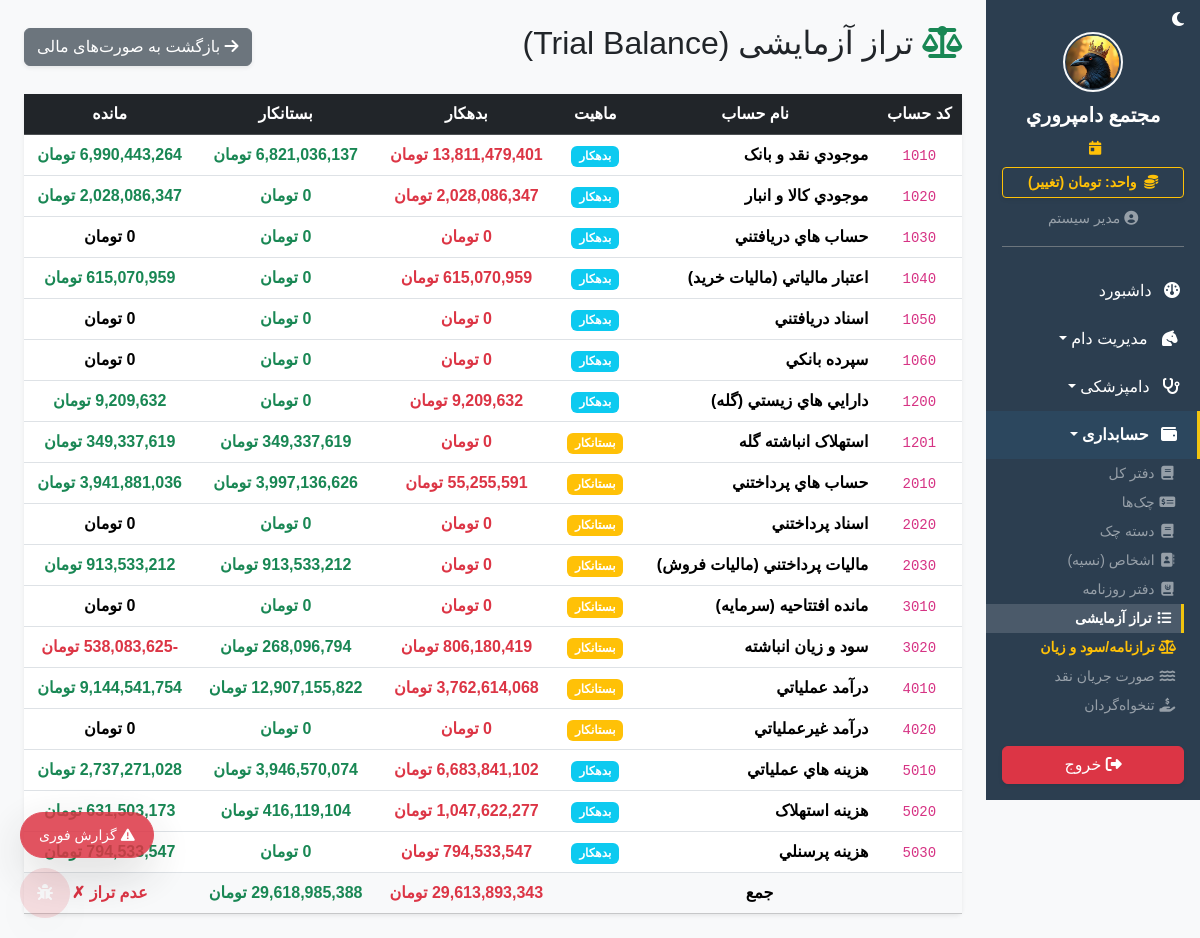
/finance/trial_balance (signed in), run on the app's committed database.
### app/models.py (models this page shows)
class SystemSetting(db.Model):
    id = db.Column(db.Integer, primary_key=True)
    key = db.Column(db.String(50), unique=True, nullable=False)
    value = db.Column(db.String(255), nullable=False)
    description = db.Column(db.String(255), nullable=True)

class User(UserMixin, db.Model):
    id = db.Column(db.Integer, primary_key=True)
    username = db.Column(db.String(50), unique=True, nullable=False)
    password_hash = db.Column(db.String(255), nullable=False)
    name = db.Column(db.String(100), nullable=False)
    role = db.Column(db.String(20), default='کارگر') # مدیر، دامپزشک، حسابدار، کارگر
    can_view_livestock = db.Column(db.Boolean, default=False)
    can_view_finance = db.Column(db.Boolean, default=False)
    can_view_inventory = db.Column(db.Boolean, default=False)
    can_view_hr = db.Column(db.Boolean, default=False)
    can_view_reports = db.Column(db.Boolean, default=False)
    can_view_settings = db.Column(db.Boolean, default=False)

class Account(db.Model):
    id = db.Column(db.Integer, primary_key=True)
    code = db.Column(db.String(20), unique=True, nullable=False) # مثلا: 1101 (موجودی نقد)
    name = db.Column(db.String(100), nullable=False)
    account_type_id = db.Column(db.Integer, db.ForeignKey('account_type.id'), nullable=False)
    parent_id = db.Column(db.Integer, db.ForeignKey('account.id'), nullable=True) # برای حساب های زیرمجموعه
    type = db.relationship('AccountType', backref='accounts')
    children = db.relationship('Account', backref=db.backref('parent', remote_side=[id]))

class AccountType(db.Model):
    id = db.Column(db.Integer, primary_key=True)
    name = db.Column(db.String(50), unique=True, nullable=False) # دارایی، بدهی، سرمایه، درآمد، هزینه
    nature = db.Column(db.String(20), nullable=False) # ماهیت: بدهکار یا بستانکار

### app/blueprints/finance.py (the view)
@finance_bp.route('/trial_balance')
@login_required
@permission_required('can_view_finance')
def trial_balance():
    from app.models import Account, JournalEntryLine
    from sqlalchemy import func
    accounts = Account.query.order_by(Account.code).all()
    rows = []
    total_debit = Decimal('0')
    total_credit = Decimal('0')
    for acc in accounts:
        raw_d = db.session.query(func.sum(JournalEntryLine.debit)).filter_by(account_id=acc.id).scalar()
        raw_c = db.session.query(func.sum(JournalEntryLine.credit)).filter_by(account_id=acc.id).scalar()
        debits = Decimal(str(raw_d)) if raw_d is not None else Decimal('0')
        credits = Decimal(str(raw_c)) if raw_c is not None else Decimal('0')
        if acc.type and acc.type.nature == 'بدهکار':
            bal = debits - credits
        else:
            bal = credits - debits
        rows.append({'code': acc.code, 'name': acc.name, 'debit': debits, 'credit': credits, 'balance': bal, 'nature': acc.type.nature if acc.type else '?'})
        total_debit += debits
        total_credit += credits
    return render_template('finance/trial_balance.html', rows=rows, total_debit=total_debit, total_credit=total_credit)

### app/__init__.py (called while the page is built)
def get_system_setting(key, default):
    from app.models import SystemSetting
    s = SystemSetting.query.filter_by(key=key).first()
    return s.value if s else default

### app/blueprints/dashboard.py (called while the page is built)
@dashboard_bp.app_context_processor
def inject_settings():
    try:
        all_settings = {s.key: s.value for s in SystemSetting.query.all()}
    except:
        all_settings = {}
    return dict(system_settings=all_settings)

### app/blueprints/finance.py (called while the page is built)
def permission_required(permission_name):
    def decorator(f):
        @wraps(f)
        def decorated_function(*args, **kwargs):
            if not current_user.is_authenticated:
                return redirect(url_for('auth.login'))
            if not getattr(current_user, permission_name, False) and current_user.role != 'مدیر':
                flash('شما دسترسی لازم برای مشاهده این بخش را ندارید.', 'danger')
                return redirect(url_for('dashboard.index'))
            return f(*args, **kwargs)
        return decorated_function
    return decorator

### app/templates/finance/trial_balance.html
{% extends 'base.html' %}
{% block content %}
<div class="d-flex justify-content-between align-items-center mb-4">
    <h2><i class="fa-solid fa-scale-balanced text-success"></i> تراز آزمایشی (Trial Balance)</h2>
    <a href="{{ url_for('finance.statements') }}" class="btn btn-secondary shadow-sm"><i class="fa-solid fa-arrow-right"></i> بازگشت به صورت‌های مالی</a>
</div>
<div class="card border-0 shadow-sm">
    <div class="card-body p-0">
        <div class="table-responsive">
            <table class="table table-hover align-middle text-center mb-0">
                <thead class="table-dark">
                    <tr>
                        <th>کد حساب</th>
                        <th>نام حساب</th>
                        <th>ماهیت</th>
                        <th>بدهکار</th>
                        <th>بستانکار</th>
                        <th>مانده</th>
                    </tr>
                </thead>
                <tbody>
                    {% for r in rows %}
                    <tr>
                        <td><code>{{ r.code }}</code></td>
                        <td class="fw-bold text-start">{{ r.name }}</td>
                        <td><span class="badge {% if r.nature == 'بدهکار' %}bg-info{% else %}bg-warning{% endif %}">{{ r.nature }}</span></td>
                        <td class="text-danger fw-bold">{{ (r.debit or 0)|currency }}</td>
                        <td class="text-success fw-bold">{{ (r.credit or 0)|currency }}</td>
                        <td class="fw-bold {% if r.balance > 0 %}text-success{% elif r.balance < 0 %}text-danger{% endif %}">{{ r.balance|currency }}</td>
                    </tr>
                    {% else %}
                    <tr><td colspan="6" class="py-5 text-muted">هیچ حسابی ثبت نشده است.</td></tr>
                    {% endfor %}
                </tbody>
                <tfoot class="table-light fw-bold">
                    <tr>
                        <td colspan="3" class="text-center">جمع</td>
                        <td class="text-danger">{{ total_debit|currency }}</td>
                        <td class="text-success">{{ total_credit|currency }}</td>
                        <td>{% if total_debit == total_credit %}<span class="text-success">تراز ✓</span>{% else %}<span class="text-danger">عدم تراز ✗</span>{% endif %}</td>
                    </tr>
                </tfoot>
            </table>
        </div>
    </div>
</div>
{% endblock %}

### app/templates/base.html (shortened to what this page needs)
<!DOCTYPE html>
<html lang="fa" dir="rtl">
<head>
    <link href="https://cdn.jsdelivr.net/gh/rastikerdar/vazirmatn@v33.003/Vazirmatn-font-face.css" rel="stylesheet">
    <link rel="stylesheet" href="https://unpkg.com/persian-datepicker@1.2.0/dist/css/persian-datepicker.min.css">
    <link rel="stylesheet" href="https://cdn.jsdelivr.net/npm/bootstrap@5.3.2/dist/css/bootstrap.rtl.min.css">
    <link rel="stylesheet" href="https://cdnjs.cloudflare.com/ajax/libs/font-awesome/6.4.2/css/all.min.css">
    <link rel="stylesheet" href="{{ url_for('static', filename='css/style.css') }}">
    <link href="https://cdn.jsdelivr.net/npm/select2@4.1.0-rc.0/dist/css/select2.min.css" rel="stylesheet" />
</head>
<body>
    <div class="d-flex" id="wrapper">
        <div class="sidebar-bg d-flex flex-column" id="sidebar-wrapper">
            <div class="text-start px-3 pt-2">
                <span id="darkModeToggle" style="cursor:pointer;font-size:1rem;color:#fff;opacity:1" title="تغییر حالت شب/روز">
                    <i class="fa-solid fa-moon" id="darkModeIcon"></i>
                </span>
            </div>
            <div class="sidebar-heading text-center pt-0 pb-2 text-white">
                {% if system_settings.get('farm_logo_path') %}
                    <img src="{{ url_for('static', filename=system_settings.get('farm_logo_path')) }}" class="mb-2 rounded-circle border border-2 border-light" style="height: 60px; width: 60px; object-fit: cover;">
                {% else %}
                    <i class="fa-solid fa-sheep fs-2 mb-2"></i>
                {% endif %}
                <div class="fs-5 fw-bold">{{ system_settings.get('farm_name', 'دامداری من') }}</div>
            </div>
            <div class="text-center text-warning small mb-2 px-3">
                <i class="fa-solid fa-calendar-day me-1"></i>
            </div>
            <div class="px-3 mb-2">
                <a href="{{ url_for('dashboard.toggle_currency') }}" class="btn btn-sm btn-outline-warning w-100 fw-bold shadow-sm">
                    <i class="fa-solid fa-coins me-1"></i> واحد: {{ get_system_currency_from_settings() }} (تغییر)
                </a>
            </div>
            <div class="text-center text-white-50 mb-3 pb-3 border-bottom border-secondary mx-3">
                <small><i class="fa-solid fa-circle-user"></i> {% if current_user.is_authenticated %}{{ current_user.name.split(' (')[0] if '(' in current_user.name else current_user.name }}{% endif %}</small>
            </div>
            <div class="list-group list-group-flush my-1 sidebar-scroll" id="sidebar-accordion" style="overflow-y: auto;">
                <a href="{{ url_for('dashboard.index') }}" class="list-group-item list-group-item-action bg-transparent text-white "><i class="fa-solid fa-gauge me-2"></i> داشبورد</a>
                {% if current_user.is_authenticated %}
                    {% if current_user.can_view_livestock %}
                    <a href="#livestockSubmenu" data-bs-toggle="collapse" class="list-group-item list-group-item-action bg-transparent text-white dropdown-toggle {% if request.blueprint == 'livestock' %}active-sidebar-link{% endif %}"><i class="fa-solid fa-horse-head me-2"></i> مدیریت دام</a>
                    {% if current_user.role in ['مدیر', 'دامپزشک'] %}
                    <a href="#vetSubmenu" data-bs-toggle="collapse" class="list-group-item list-group-item-action bg-transparent text-white dropdown-toggle"><i class="fa-solid fa-stethoscope me-2"></i> دامپزشکی</a>
                    {% endif %}
                    {% endif %}
                    {% if current_user.can_view_finance %}
                    <a href="#financeSubmenu" data-bs-toggle="collapse" class="list-group-item list-group-item-action bg-transparent text-white dropdown-toggle finance-menu-item {% if request.blueprint in ['finance', 'assets', 'audit'] %}active-sidebar-link{% endif %}" {% if request.blueprint in ['finance', 'assets', 'audit'] %}aria-expanded="true"{% endif %}><i class="fa-solid fa-wallet me-2"></i> حسابداری</a>
                    <div class="collapse ps-3 {% if request.blueprint in ['finance', 'assets', 'audit'] %}show{% endif %}" id="financeSubmenu" data-bs-parent="#sidebar-accordion">
                        <a href="{{ url_for('finance.index') }}" class="list-group-item list-group-item-action bg-transparent text-white-50 border-0 py-1 px-2 small {% if request.path == url_for('finance.index') %}active-sidebar-link{% endif %}"><i class="fa-solid fa-book fa-fw"></i> دفتر کل</a>
                        <a href="{{ url_for('finance.cheques') }}" class="list-group-item list-group-item-action bg-transparent text-white-50 border-0 py-1 px-2 small {% if request.path == url_for('finance.cheques') %}active-sidebar-link{% endif %}"><i class="fa-solid fa-money-check-dollar fa-fw"></i> چک‌ها</a>
                        <a href="{{ url_for('finance.cheque_books') }}" class="list-group-item list-group-item-action bg-transparent text-white-50 border-0 py-1 px-2 small "><i class="fa-solid fa-book fa-fw"></i> دسته چک</a>
                        <a href="{{ url_for('finance.contacts') }}" class="list-group-item list-group-item-action bg-transparent text-white-50 border-0 py-1 px-2 small {% if request.path == url_for('finance.contacts') %}active-sidebar-link{% endif %}"><i class="fa-solid fa-address-book fa-fw"></i> اشخاص (نسیه)</a>
                        <a href="{{ url_for('finance.journal_entries') }}" class="list-group-item list-group-item-action bg-transparent text-white-50 border-0 py-1 px-2 small {% if request.path == url_for('finance.journal_entries') %}active-sidebar-link{% endif %}"><i class="fa-solid fa-journal-whills fa-fw"></i> دفتر روزنامه</a>
                        <a href="{{ url_for('finance.trial_balance') }}" class="list-group-item list-group-item-action bg-transparent text-white-50 border-0 py-1 px-2 small {% if request.path == url_for('finance.trial_balance') %}active-sidebar-link{% endif %}"><i class="fa-solid fa-list fa-fw"></i> تراز آزمایشی</a>
                        <a href="{{ url_for('finance.statements') }}" class="list-group-item list-group-item-action bg-transparent text-warning fw-bold border-0 py-1 px-2 small {% if request.path == url_for('finance.statements') %}active-sidebar-link{% endif %}"><i class="fa-solid fa-scale-balanced fa-fw"></i> ترازنامه/سود و زیان</a>
                        <a href="{{ url_for('finance.cash_flow') }}" class="list-group-item list-group-item-action bg-transparent text-white-50 border-0 py-1 px-2 small {% if request.path == url_for('finance.cash_flow') %}active-sidebar-link{% endif %}"><i class="fa-solid fa-water fa-fw"></i> صورت جریان نقد</a>
                        <a href="{{ url_for('finance.petty_cash') }}" class="list-group-item list-group-item-action bg-transparent text-white-50 border-0 py-1 px-2 small {% if request.path == url_for('finance.petty_cash') %}active-sidebar-link{% endif %}"><i class="fa-solid fa-hand-holding-dollar fa-fw"></i> تنخواه‌گردان</a>
                        <a href="{{ url_for('finance.ai_anomalies') }}" class="list-group-item list-group-item-action bg-transparent text-white-50 border-0 py-1 px-2 small "></a>
                    </div>
                    {% endif %}
                    {% endif %}
            </div>
            <div class="mt-auto p-3 w-100">
                <a href="{{ url_for('auth.logout') }}" class="btn btn-danger w-100 shadow-sm"><i class="fa-solid fa-right-from-bracket"></i> خروج</a>
            </div>
        </div>
        <div id="page-content-wrapper" class="w-100 bg-light" style="overflow-x: hidden;">
            <div class="container-fluid p-4">{% block content %}{% endblock %}</div>
        </div>
    </div>
    <button id="quickReportFab" class="btn btn-danger position-fixed shadow-lg d-flex align-items-center justify-content-center gap-1" style="bottom:80px;left:20px;z-index:9999;border-radius:50px;padding:0 18px;height:46px;opacity:0.85;transition:all 0.3s;font-size:14px;" title="گزارش سریع" onclick="showQuickReport()" onmouseover="this.style.opacity='1'" onmouseout="this.style.opacity='0.85'">
        <i class="fa-solid fa-triangle-exclamation"></i> <span class="d-none d-sm-inline">گزارش فوری</span>
    </button>
    <button id="bugReportBtn" class="btn btn-danger position-fixed shadow-lg" style="bottom:20px;left:20px;z-index:9999;border-radius:50%;width:50px;height:50px;padding:0;opacity:0.15;transition:opacity 0.3s;" title="گزارش مشکل" onclick="showBugReport()" onmouseover="this.style.opacity='1'" onmouseout="this.style.opacity='0.15'">
        <i class="fa-solid fa-bug"></i>
    </button>
</body>
</html>

### app/static/css/style.css (style rules this page uses)
body { font-family: 'Vazirmatn', sans-serif !important; background-color: #f8f9fa; }
#sidebar-wrapper { height: 100vh; position: sticky; top: 0; overflow-y: auto; width: 260px; background-color: #2c3e50; transition: margin .3s ease-out, transform .3s ease-out; }
#sidebar-wrapper .list-group-item { border: none; padding: 12px 20px; transition: all 0.3s; }
#page-content-wrapper { min-width: 0; width: 100%; }
.table-responsive { overflow-x: auto; overflow-y: visible !important; }

### app/templates/base.html (style rules this page uses)
.active-sidebar-link { background-color: rgba(255, 255, 255, 0.15) !important; color: #fff !important; font-weight: bold !important; border-right: 3px solid #f1c40f !important; }
.finance-menu-item { background-color: rgba(52, 152, 219, 0.1) !important; border-bottom: 1px solid rgba(255,255,255,0.05); }
.sidebar-scroll { -ms-overflow-style: none; scrollbar-width: none; }

### data on the page
SystemSetting: value (picture)
SystemSetting: get "مجتمع دامپروري"
SystemSetting: value "تومان", value "13,811,479,401 تومان" "2,028,086,347 تومان" "0 تومان" "615,070,959 تومان" "0 تومان" "0 تومان" "9,209,632 تومان" "0 تومان" "55,255,591 تومان" "0 تومان" "0 تومان" "0 تومان" "806,180,419 تومان" "3,762,614,068 تومان" "0 تومان" "6,683,841,102 تومان" "1,047,622,277 تومان" "794,533,547 تومان", value "6,821,036,137 تومان" "0 تومان" "0 تومان" "0 تومان" "0 تومان" "0 تومان" "0 تومان" "349,337,619 تومان" "3,997,136,626 تومان" "0 تومان" "913,533,212 تومان" "0 تومان" "268,096,794 تومان" "12,907,155,822 تومان" "0 تومان" "3,946,570,074 تومان" "416,119,104 تومان" "0 تومان", balance "6,990,443,264 تومان" "2,028,086,347 تومان" "0 تومان" "615,070,959 تومان" "0 تومان" "0 تومان" "9,209,632 تومان" "349,337,619 تومان" "3,941,881,036 تومان" "0 تومان" "913,533,212 تومان" "0 تومان" "-538,083,625 تومان" "9,144,541,754 تومان" "0 تومان" "2,737,271,028 تومان" "631,503,173 تومان", value "29,613,893,343 تومان", value "29,618,985,388 تومان"
User: name "مدیر سیستم"
Account: code "1010", name "موجودي نقد و بانک"
AccountType: nature "بدهکار" "بدهکار" "بدهکار" "بدهکار" "بدهکار" "بدهکار" "بدهکار"
Account: code "1020", name "موجودي کالا و انبار"
Account: code "1030", name "حساب هاي دريافتني"
Account: code "1040", name "اعتبار مالياتي (ماليات خريد)"
Account: code "1050", name "اسناد دريافتني"
Account: code "1060", name "سپرده بانکي"
Account: code "1200", name "دارايي هاي زيستي (گله)"
Account: code "1201", name "استهلاک انباشته گله"
AccountType: nature "بستانکار"
Account: code "2010", name "حساب هاي پرداختني"
AccountType: nature "بستانکار" "بستانکار" "بستانکار"
Account: code "2020", name "اسناد پرداختني"
Account: code "2030", name "ماليات پرداختني (ماليات فروش)"
Account: code "3010", name "مانده افتتاحيه (سرمايه)"
AccountType: nature "بستانکار" "بستانکار"
Account: code "3020", name "سود و زيان انباشته"
Account: code "4010", name "درآمد عملياتي"
AccountType: nature "بستانکار" "بستانکار"
Account: code "4020", name "درآمد غيرعملياتي"
Account: code "5010", name "هزينه هاي عملياتي"
AccountType: nature "بدهکار" "بدهکار" "بدهکار"
Account: code "5020", name "هزينه استهلاک"
Account: code "5030", name "هزينه پرسنلي"
